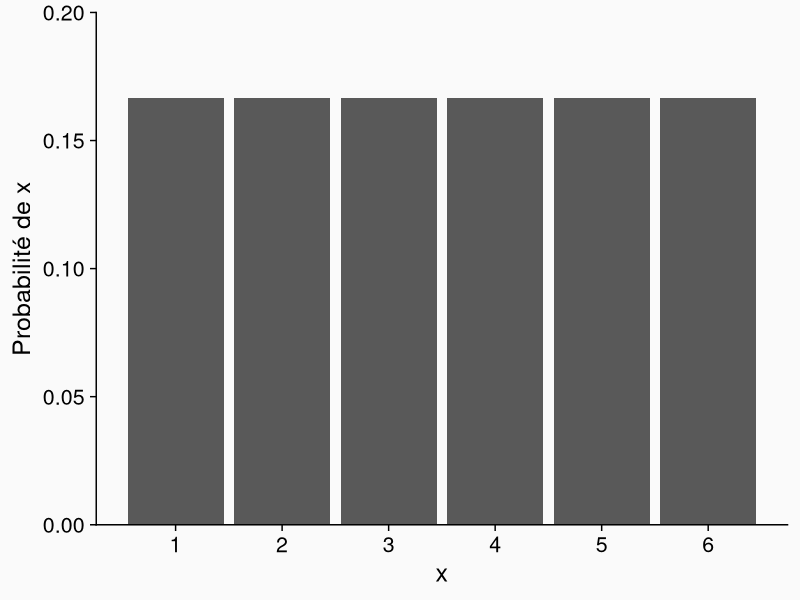
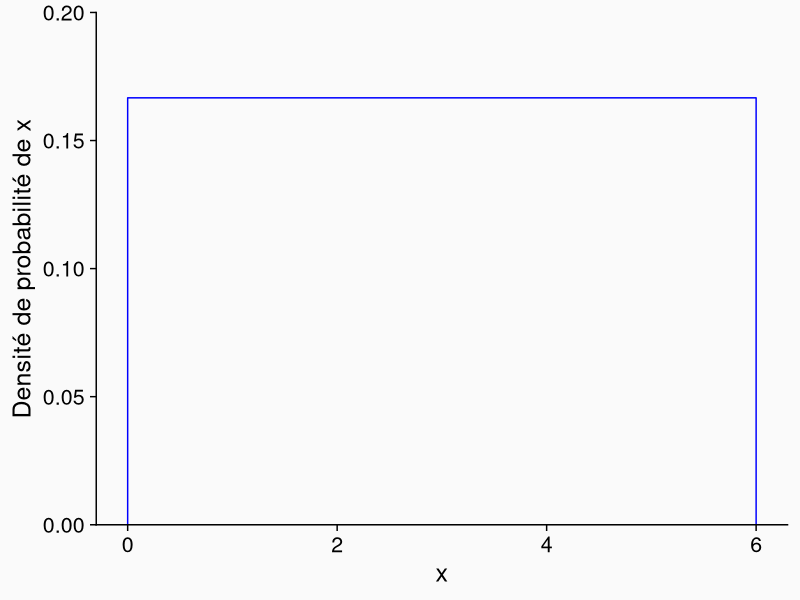
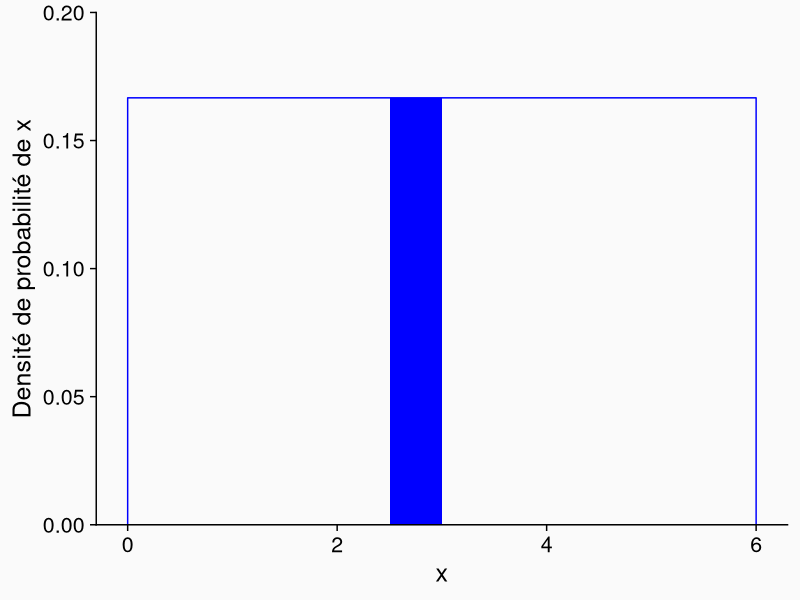
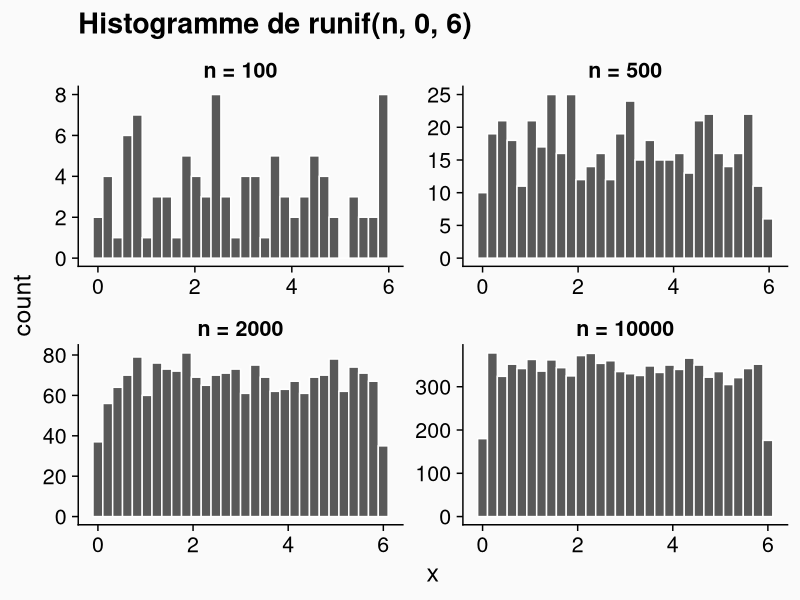
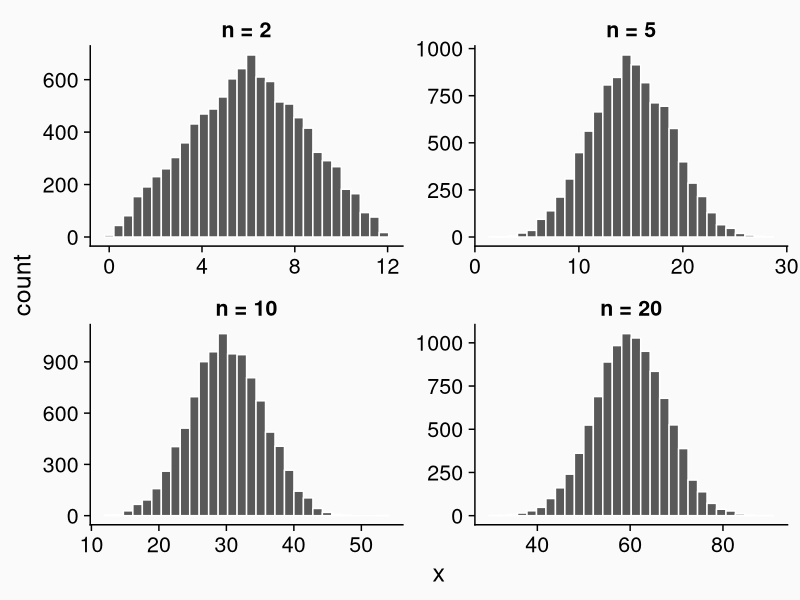
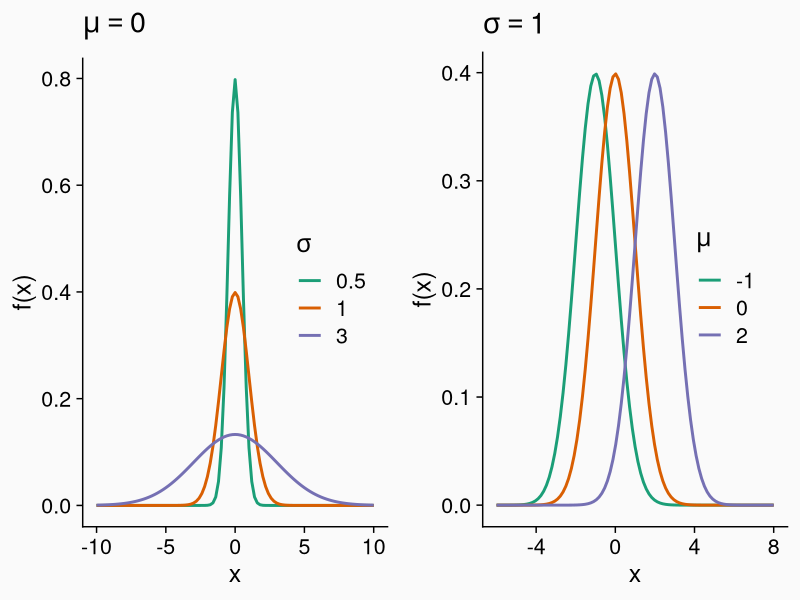

These figures' R source, in order: (Note: this script raises an error after producing the figures.)
## ---- chunk 1
knitr::opts_chunk$set(echo = FALSE, message = FALSE,
                      fig.dim = c(8, 5))
library(tidyverse)
library(cowplot)
theme_set(
  theme_cowplot(font_size = 18) +
    theme(panel.background = element_rect(fill = "#fafafa"),
          plot.background = element_rect(fill = "#fafafa"))
)
set.seed(7102)
## ---- chunk 2
ggplot(NULL, aes(x = 1:6, y = 1/6)) +
    labs(x = "x", y = "Probabilité de x") +
    geom_bar(stat = "identity") +
    scale_x_continuous(breaks = 1:6) +
    scale_y_continuous(expand = c(0, 0), limits = c(0, 0.2))
## ---- chunk 3
ggplot(NULL, aes(x = c(-1E-6, 1E-6, 6 - 1E-6, 6 + 1E-6), y = c(0, 1/6, 1/6, 0))) +
    labs(x = "x", y = "Densité de probabilité de x") +
    scale_y_continuous(expand = c(0, 0), limits = c(0, 0.2)) +
    geom_line(color = "blue")
## ---- chunk 4
ggplot(NULL, aes(x = c(-1E-6, 1E-6, 6 - 1E-6, 6 + 1E-6), y = c(0, 1/6, 1/6, 0))) +
    labs(x = "x", y = "Densité de probabilité de x") +
    scale_y_continuous(expand = c(0, 0), limits = c(0, 0.2)) +
    geom_line(color = "blue") +
    geom_rect(xmin = 2.5, xmax = 3, ymin = 0, ymax = 1/6, fill = "blue")
## ---- chunk 5
x <- runif(n = 10, min = 0, max = 6)
round(x, 2) # round affiche les valeurs avec 2 décimales
## ---- chunk 6
df <- data.frame(n = c(100, 500, 2000, 10000)) %>%
    mutate(x = map(n, ~ runif(n = ., min = 0, max = 6))) %>%
    unnest()
ggplot(df, aes(x = x)) +
    labs(title = "Histogramme de runif(n, 0, 6)") +
    geom_histogram(color = "white") +
    facet_wrap(~ n, scales = "free", labeller = function(x) label_both(x, sep = " = ")) +
    theme(strip.background = element_blank(), strip.text = element_text(face = "bold"))
## ---- chunk 7
# Somme de n variables aléatoires uniformes entre min et max
somme_unif <- function(n, min, max) {
    sum(runif(n, min, max))
}

n <- 10
x <- replicate(10000, somme_unif(n, 0, 6))
## ---- chunk 8
df <- data.frame(n = c(2, 5, 10, 20)) %>%
    mutate(x = map(n, ~ replicate(10000, somme_unif(., 0, 6)))) %>%
    unnest()
ggplot(df, aes(x = x)) +
    geom_histogram(color = "white") + 
    facet_wrap(~n, scales = "free", labeller = function(x) label_both(x, sep = " = ")) +
    theme(strip.background = element_blank(), strip.text = element_text(face = "bold"))
## ---- chunk 9
p1 <- ggplot(data.frame(x = c(-10, 10)), aes(x)) +
    labs(y = "f(x)", title = expression(mu == 0), color = expression(sigma)) +
    stat_function(aes(color = "0.5"), fun = dnorm, args = list(mean = 0, sd = 0.5), size = 1) +
    stat_function(aes(color = "1"), fun = dnorm, args = list(mean = 0, sd = 1), size = 1) +
    stat_function(aes(color = "3"), fun = dnorm, args = list(mean = 0, sd = 3), size = 1) +
    scale_color_brewer(palette = "Dark2") +
    theme(legend.position = c(0.7, 0.5))

p2 <- ggplot(data.frame(x = c(-6, 8)), aes(x)) +
    labs(y = "f(x)", title = expression(sigma == 1), color = expression(mu)) +
    stat_function(aes(color = "-1"), fun = dnorm, args = list(mean = -1, sd = 1), size = 1) +
    stat_function(aes(color = "0"), fun = dnorm, args = list(mean = 0, sd = 1), size = 1) +
    stat_function(aes(color = "2"), fun = dnorm, args = list(mean = 2, sd = 1), size = 1) +
    scale_color_brewer(palette = "Dark2") +
    theme(legend.position = c(0.7, 0.5))

plot_grid(p1, p2, nrow = 1)
## ---- chunk 10

plot_c <- function(q) {
    ggplot(NULL, aes(x = c(-3, 3))) +
    labs(x = "z", y = "F(z)") +
    stat_function(fun = pnorm) +
    geom_point(aes(x = q, y = pnorm(q)), color = "blue", size = 2) +
    scale_y_continuous(expand = c(0, 0))
} 

plot_d <- function(q) {
    ggplot(NULL, aes(x = c(-3, 3))) +
    labs(x = "z", y = "f(z)") +
    stat_function(fun = dnorm) +
    stat_function(fun = function(x) ifelse(x <= q, dnorm(x), NA), geom = "area", fill = "blue") +
    scale_y_continuous(expand = c(0, 0))
}

plot_grid(plot_c(-1.5), plot_c(0), plot_c(1.25),
          plot_d(-1.5), plot_d(0), plot_d(1.25), nrow = 2, align = "v")
## ---- chunk 11
pnorm(2, mean = 0, sd = 1)
## ---- chunk 12
pnorm(1, mean = 0, sd = 1) - pnorm(-1, mean = 0, sd = 1)
## ---- chunk 13
qnorm(0.75, mean = 0, sd = 1)
## ---- chunk 14
test <- rnorm(99, mean = 6, sd = 4)

qqnorm(test)
qqline(test)
## ---- chunk 15
kejim <- read.csv("../donnees/cours1_kejimkujik.csv")
dhp <- kejim$dhp
ggplot(kejim, aes(x = dhp)) +
    geom_histogram(color = "white", fill = "blue", binwidth = 5) +
    scale_y_continuous(expand = c(0, 0))
## ---- chunk 16
qqnorm(dhp)
qqline(dhp)
## ---- chunk 17
tval <- rt(100, df = 2)
qqnorm(tval)
qqline(tval)
## ---- chunk 18
p1 <- ggplot(NULL, aes(x = c(-3, 3))) +
    labs(title = "Distribution normale", x = "y", y = "f(y)") +
    stat_function(fun = dnorm) +
    scale_y_continuous(expand = c(0, 0))
p2 <- ggplot(NULL, aes(x = c(exp(-5), exp(2)))) +
    labs(title = "Distribution log-normale", x = "x", y = "f(x)") +
    stat_function(fun = dlnorm) +
    scale_y_continuous(expand = c(0, 0))
plot_grid(p1, p2, nrow = 1)
## ---- chunk 19
qqnorm(log(dhp))
qqline(log(dhp))
## ---- chunk 20
p1 <- ggplot(NULL, aes(x = c(-3, 3))) +
    labs(title = "Échelle logarithmique", x = "y", y = "f(y)") +
    stat_function(fun = dnorm, color = "blue", size = 1) +
    stat_function(fun = function(x) dnorm(x, 0, 0.5), color = "orange", size = 1) +
    scale_y_continuous(expand = c(0, 0))
p2 <- ggplot(NULL, aes(x = c(exp(-5), exp(2)))) +
    labs(title = "Échelle originale", x = "x", y = "f(x)") +
    stat_function(fun = dlnorm, color = "blue", size = 1) +
    stat_function(fun = function(x) dlnorm(x, 0, 0.5), color = "orange", size = 1) +
    scale_y_continuous(expand = c(0, 0))
plot_grid(p1, p2, nrow = 1)
## ---- chunk 21
c(qnorm(0.25), qnorm(0.75))
## ---- chunk 22
ggplot(NULL, aes(x = c(-3, 3))) +
    labs(x = "z", y = "f(z)") +
    stat_function(fun = dnorm) +
    stat_function(fun = function(x) ifelse(abs(x) > qnorm(0.95), dnorm(x), NA), geom = "area", fill = "red") +
    scale_y_continuous(expand = c(0, 0))
## ---- chunk 23

ggplot(data.frame(x = c(-4, 4)), aes(x)) +
    labs(y = "f(x)", color = "Distribution") +
    stat_function(aes(color = "z"), fun = dnorm, args = list(mean = 0, sd = 1), size = 1) +
    stat_function(aes(color = "t[4]"), fun = dt, args = list(df = 4), size = 1) +
    stat_function(aes(color = "t[9]"), fun = dt, args = list(df = 9), size = 1) +
    scale_color_brewer(palette = "Dark2", 
                       labels = c(expression(t[4]), expression(t[9]), expression(z))) +
    theme(legend.position = c(0.8, 0.5))
